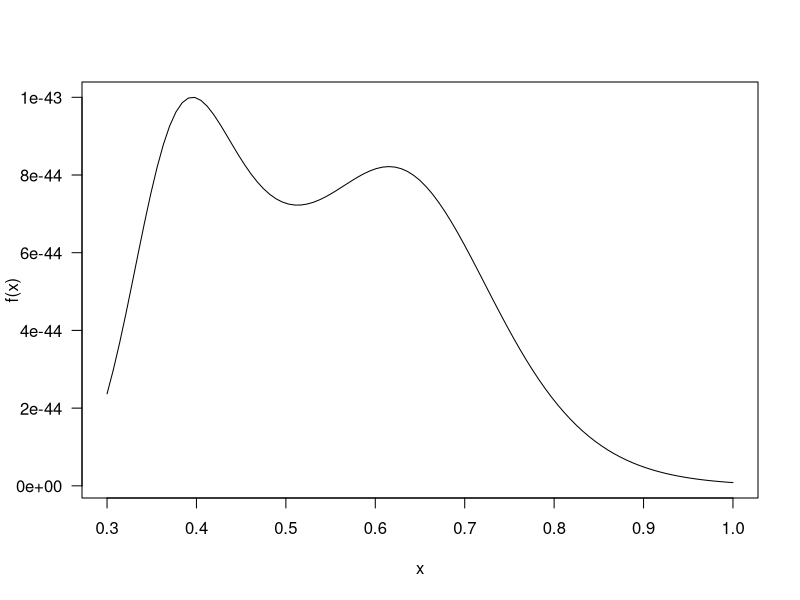
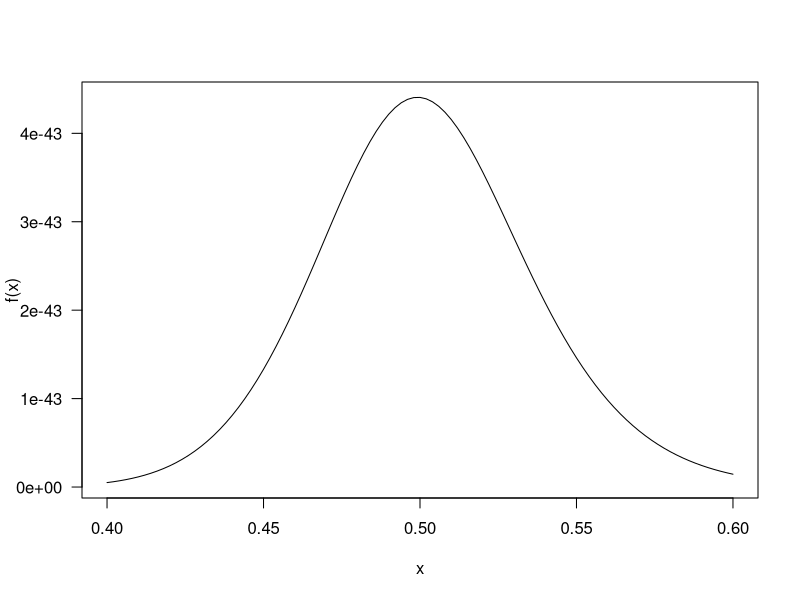
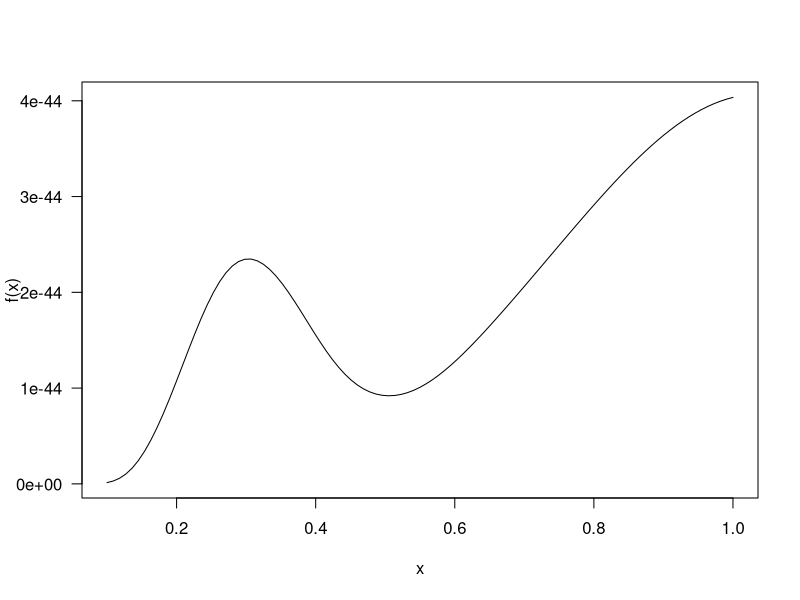

R code for these plots, in order:

dOLLBSP <- function(x, mu, sigma, nu, tau, log=FALSE) {
  if (any(x < 0)) 
    stop(paste("x must be positive", "\n", ""))
  if (any(mu <= 0 )) 
    stop(paste("mu must be positive", "\n", ""))
  if (any(sigma <= 0)) 
    stop(paste("sigma must be positive", "\n", ""))
  if (any(nu <= 0)) 
    stop(paste("nu must be positive", "\n", ""))
  if (any(tau <= 0)) 
    stop(paste("tau must be positive", "\n", ""))
  # To convert mu, sigma, nu and tau to original parameters
  alp <- mu
  bet <- sigma
  a   <- nu
  b   <- tau
  # An auxiliar variable v 
  v <-  a^-1 * (sqrt(x/b) - 1/sqrt(x/b))
  
  loglik <- log(alp) + log(bet) - (log(2*a) + a^2 + 0.5 * log(2*pi*b)) - 
    1.5 * log(x) + log(x+b) - (x/b + b/x)/(2*a^2) +
    (alp-1) * log(pnorm(v)) + (alp-1) * log(1-pnorm(v)) +
    bet * pnorm(v)^alp / (pnorm(v)^alp + (1-pnorm(v))^alp) -
    log(exp(bet) - 1) - 2 * log(pnorm(v)^alp + (1-pnorm(v))^alp)
  if (log == FALSE) 
    density <- exp(loglik)
  else 
    density <- loglik
  return(density)
}

curve(dOLLBSP(x, mu=0.25, sigma=0.5, nu=0.1, tau=0.5),
      from=0.3, to=1, ylab='f(x)', las=1)

integrate(dOLLBSP, lower=0.3, upper=0.8,
          mu=0.25, sigma=0.5, nu=0.1, tau=0.5)

curve(dOLLBSP(x, mu=1.5, sigma=0.1, nu=0.1, tau=0.5),
      from=0.4, to=0.6, ylab='f(x)', las=1) 

curve(dOLLBSP(x, mu=0.05, sigma=3.5, nu=0.1, tau=0.5),
      from=0.1, to=1, ylab='f(x)', las=1) 


